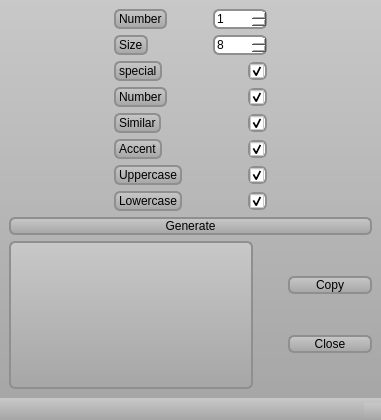
<?xml version="1.0" encoding="UTF-8"?>
<ui version="4.0">
 <class>MainWindow</class>
 <widget class="QMainWindow" name="MainWindow">
  <property name="windowModality">
   <enum>Qt::NonModal</enum>
  </property>
  <property name="geometry">
   <rect>
    <x>0</x>
    <y>0</y>
    <width>381</width>
    <height>420</height>
   </rect>
  </property>
  <property name="sizePolicy">
   <sizepolicy hsizetype="Preferred" vsizetype="Preferred">
    <horstretch>0</horstretch>
    <verstretch>0</verstretch>
   </sizepolicy>
  </property>
  <property name="windowTitle">
   <string>PasseratorG</string>
  </property>
  <property name="styleSheet">
   <string notr="true">QWidget{
     background-color: qlineargradient(x1: 0, y1: 0, x2: 0, y2: 1,  stop: 0  rgb(200, 200, 200), stop: 1 rgb(166, 166, 166));
}

 QPushButton {
     border: 2px solid #8f8f91;
     border-radius: 6px;
     background-color: qlineargradient(x1: 0, y1: 0, x2: 0, y2: 1,
                                       stop: 0 #f6f7fa, stop: 1 #dadbde);
     min-width: 80px;
 }
 QCheckBox {
	background-color:white;
     spacing: 1px;
     border: 2px solid #8f8f91;
     border-radius: 6px;
 }

 QLabel {
     spacing: 1px;
     border: 2px solid #8f8f91;
     border-radius: 6px;
 }

 QTextEdit {
     background-color: qlineargradient(x1: 0, y1: 0, x2: 0, y2: 1,
                                       stop: 0 rgb(154, 248, 1), stop: 1 #81c200);
     background-attachment: scroll;
     border: 2px solid #8f8f91;
     border-radius: 6px;
 }
 QSpinBox {
	background-color:white;
     padding-right: 15px;
     border: 2px solid #8f8f91;
     border-radius: 6px;
 }
</string>
  </property>
  <property name="dockOptions">
   <set>QMainWindow::AllowTabbedDocks|QMainWindow::AnimatedDocks</set>
  </property>
  <widget class="QWidget" name="centralwidget">
   <layout class="QVBoxLayout" name="verticalLayout_2">
    <item>
     <layout class="QVBoxLayout" name="verticalLayout">
      <item>
       <layout class="QHBoxLayout" name="horizontalLayout">
        <item>
         <spacer name="horizontalSpacer_2">
          <property name="orientation">
           <enum>Qt::Horizontal</enum>
          </property>
          <property name="sizeHint" stdset="0">
           <size>
            <width>40</width>
            <height>20</height>
           </size>
          </property>
         </spacer>
        </item>
        <item>
         <layout class="QVBoxLayout" name="verticalLayout_3">
          <item>
           <layout class="QHBoxLayout" name="horizontalLayout_3">
            <item>
             <widget class="QLabel" name="txtNumPassword">
              <property name="text">
               <string>Number</string>
              </property>
             </widget>
            </item>
            <item>
             <spacer name="horizontalSpacer_11">
              <property name="orientation">
               <enum>Qt::Horizontal</enum>
              </property>
              <property name="sizeHint" stdset="0">
               <size>
                <width>40</width>
                <height>20</height>
               </size>
              </property>
             </spacer>
            </item>
            <item>
             <widget class="QSpinBox" name="spNumber">
              <property name="minimum">
               <number>1</number>
              </property>
             </widget>
            </item>
           </layout>
          </item>
          <item>
           <layout class="QHBoxLayout" name="horizontalLayout_4">
            <item>
             <widget class="QLabel" name="txtSizePassword">
              <property name="text">
               <string>Size</string>
              </property>
             </widget>
            </item>
            <item>
             <spacer name="horizontalSpacer_10">
              <property name="orientation">
               <enum>Qt::Horizontal</enum>
              </property>
              <property name="sizeHint" stdset="0">
               <size>
                <width>40</width>
                <height>20</height>
               </size>
              </property>
             </spacer>
            </item>
            <item>
             <widget class="QSpinBox" name="spSize">
              <property name="minimum">
               <number>1</number>
              </property>
              <property name="value">
               <number>8</number>
              </property>
             </widget>
            </item>
           </layout>
          </item>
          <item>
           <layout class="QHBoxLayout" name="horizontalLayout_5">
            <item>
             <widget class="QLabel" name="txtSpecial">
              <property name="text">
               <string>special</string>
              </property>
             </widget>
            </item>
            <item>
             <spacer name="horizontalSpacer_9">
              <property name="orientation">
               <enum>Qt::Horizontal</enum>
              </property>
              <property name="sizeHint" stdset="0">
               <size>
                <width>40</width>
                <height>20</height>
               </size>
              </property>
             </spacer>
            </item>
            <item>
             <widget class="QCheckBox" name="chkWithSpecial">
              <property name="text">
               <string/>
              </property>
              <property name="checkable">
               <bool>true</bool>
              </property>
              <property name="checked">
               <bool>true</bool>
              </property>
             </widget>
            </item>
           </layout>
          </item>
          <item>
           <layout class="QHBoxLayout" name="horizontalLayout_6">
            <item>
             <widget class="QLabel" name="txtWithNumber">
              <property name="text">
               <string>Number</string>
              </property>
             </widget>
            </item>
            <item>
             <spacer name="horizontalSpacer_8">
              <property name="orientation">
               <enum>Qt::Horizontal</enum>
              </property>
              <property name="sizeHint" stdset="0">
               <size>
                <width>40</width>
                <height>20</height>
               </size>
              </property>
             </spacer>
            </item>
            <item>
             <widget class="QCheckBox" name="chkWithNumber">
              <property name="text">
               <string/>
              </property>
              <property name="checked">
               <bool>true</bool>
              </property>
             </widget>
            </item>
           </layout>
          </item>
          <item>
           <layout class="QHBoxLayout" name="horizontalLayout_7">
            <item>
             <widget class="QLabel" name="txtSimilar">
              <property name="text">
               <string>Similar</string>
              </property>
             </widget>
            </item>
            <item>
             <spacer name="horizontalSpacer_7">
              <property name="orientation">
               <enum>Qt::Horizontal</enum>
              </property>
              <property name="sizeHint" stdset="0">
               <size>
                <width>40</width>
                <height>20</height>
               </size>
              </property>
             </spacer>
            </item>
            <item>
             <widget class="QCheckBox" name="chkWithSimilar">
              <property name="text">
               <string/>
              </property>
              <property name="checked">
               <bool>true</bool>
              </property>
             </widget>
            </item>
           </layout>
          </item>
          <item>
           <layout class="QHBoxLayout" name="horizontalLayout_8">
            <item>
             <widget class="QLabel" name="txtAccent">
              <property name="text">
               <string>Accent</string>
              </property>
             </widget>
            </item>
            <item>
             <spacer name="horizontalSpacer_6">
              <property name="orientation">
               <enum>Qt::Horizontal</enum>
              </property>
              <property name="sizeHint" stdset="0">
               <size>
                <width>40</width>
                <height>20</height>
               </size>
              </property>
             </spacer>
            </item>
            <item>
             <widget class="QCheckBox" name="chkWithAccent">
              <property name="text">
               <string/>
              </property>
              <property name="checked">
               <bool>true</bool>
              </property>
             </widget>
            </item>
           </layout>
          </item>
          <item>
           <layout class="QHBoxLayout" name="horizontalLayout_9">
            <item>
             <widget class="QLabel" name="txtUppercase">
              <property name="text">
               <string>Uppercase</string>
              </property>
             </widget>
            </item>
            <item>
             <spacer name="horizontalSpacer_5">
              <property name="orientation">
               <enum>Qt::Horizontal</enum>
              </property>
              <property name="sizeHint" stdset="0">
               <size>
                <width>40</width>
                <height>20</height>
               </size>
              </property>
             </spacer>
            </item>
            <item>
             <widget class="QCheckBox" name="chkWithUppercase">
              <property name="text">
               <string/>
              </property>
              <property name="checked">
               <bool>true</bool>
              </property>
             </widget>
            </item>
           </layout>
          </item>
          <item>
           <layout class="QHBoxLayout" name="horizontalLayout_10">
            <item>
             <widget class="QLabel" name="txtLowercase">
              <property name="text">
               <string>Lowercase</string>
              </property>
             </widget>
            </item>
            <item>
             <spacer name="horizontalSpacer_4">
              <property name="orientation">
               <enum>Qt::Horizontal</enum>
              </property>
              <property name="sizeHint" stdset="0">
               <size>
                <width>40</width>
                <height>20</height>
               </size>
              </property>
             </spacer>
            </item>
            <item>
             <widget class="QCheckBox" name="chkWithLowercase">
              <property name="text">
               <string/>
              </property>
              <property name="checked">
               <bool>true</bool>
              </property>
             </widget>
            </item>
           </layout>
          </item>
         </layout>
        </item>
        <item>
         <spacer name="horizontalSpacer">
          <property name="orientation">
           <enum>Qt::Horizontal</enum>
          </property>
          <property name="sizeHint" stdset="0">
           <size>
            <width>40</width>
            <height>20</height>
           </size>
          </property>
         </spacer>
        </item>
       </layout>
      </item>
      <item>
       <widget class="QPushButton" name="btGenerate">
        <property name="text">
         <string>Generate</string>
        </property>
       </widget>
      </item>
      <item>
       <layout class="QHBoxLayout" name="horizontalLayout_2">
        <item>
         <widget class="QTextEdit" name="teResult">
          <property name="readOnly">
           <bool>true</bool>
          </property>
          <property name="acceptRichText">
           <bool>false</bool>
          </property>
         </widget>
        </item>
        <item>
         <spacer name="horizontalSpacer_3">
          <property name="orientation">
           <enum>Qt::Horizontal</enum>
          </property>
          <property name="sizeHint" stdset="0">
           <size>
            <width>40</width>
            <height>20</height>
           </size>
          </property>
         </spacer>
        </item>
        <item>
         <layout class="QVBoxLayout" name="verticalLayout_5">
          <item>
           <widget class="QPushButton" name="btCopy">
            <property name="text">
             <string>Copy</string>
            </property>
           </widget>
          </item>
          <item>
           <widget class="QPushButton" name="btClose">
            <property name="text">
             <string>Close</string>
            </property>
           </widget>
          </item>
         </layout>
        </item>
       </layout>
      </item>
     </layout>
    </item>
   </layout>
  </widget>
  <widget class="QStatusBar" name="statusbar">
   <property name="sizeGripEnabled">
    <bool>true</bool>
   </property>
  </widget>
 </widget>
 <tabstops>
  <tabstop>spNumber</tabstop>
  <tabstop>spSize</tabstop>
  <tabstop>chkWithSpecial</tabstop>
  <tabstop>chkWithNumber</tabstop>
  <tabstop>chkWithSimilar</tabstop>
  <tabstop>chkWithAccent</tabstop>
  <tabstop>chkWithUppercase</tabstop>
  <tabstop>chkWithLowercase</tabstop>
  <tabstop>btGenerate</tabstop>
  <tabstop>teResult</tabstop>
  <tabstop>btCopy</tabstop>
  <tabstop>btClose</tabstop>
 </tabstops>
 <resources/>
 <connections>
  <connection>
   <sender>btClose</sender>
   <signal>clicked()</signal>
   <receiver>MainWindow</receiver>
   <slot>close()</slot>
   <hints>
    <hint type="sourcelabel">
     <x>344</x>
     <y>339</y>
    </hint>
    <hint type="destinationlabel">
     <x>196</x>
     <y>198</y>
    </hint>
   </hints>
  </connection>
  <connection>
   <sender>btCopy</sender>
   <signal>clicked()</signal>
   <receiver>teResult</receiver>
   <slot>copy()</slot>
   <hints>
    <hint type="sourcelabel">
     <x>344</x>
     <y>295</y>
    </hint>
    <hint type="destinationlabel">
     <x>129</x>
     <y>326</y>
    </hint>
   </hints>
  </connection>
 </connections>
</ui>
